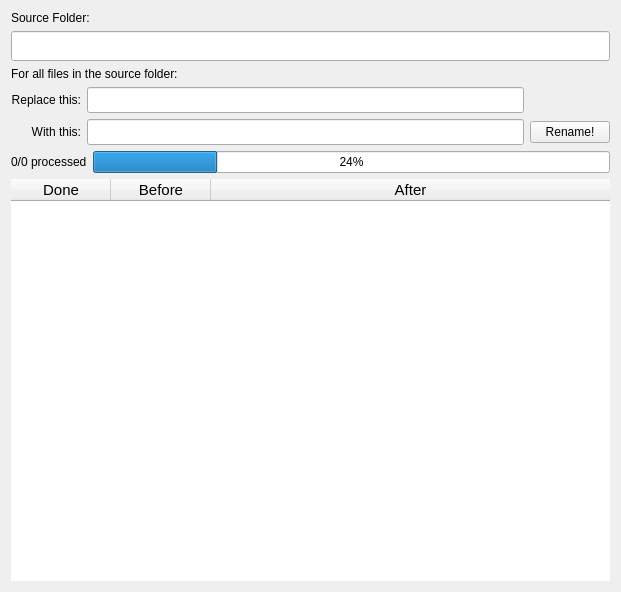
<?xml version="1.0" encoding="UTF-8"?>
<ui version="4.0">
 <class>Dialog</class>
 <widget class="QDialog" name="Dialog">
  <property name="geometry">
   <rect>
    <x>0</x>
    <y>0</y>
    <width>621</width>
    <height>592</height>
   </rect>
  </property>
  <property name="sizePolicy">
   <sizepolicy hsizetype="Preferred" vsizetype="Preferred">
    <horstretch>0</horstretch>
    <verstretch>0</verstretch>
   </sizepolicy>
  </property>
  <property name="maximumSize">
   <size>
    <width>16777215</width>
    <height>16777215</height>
   </size>
  </property>
  <property name="windowTitle">
   <string>Batch Rename</string>
  </property>
  <property name="autoFillBackground">
   <bool>false</bool>
  </property>
  <property name="sizeGripEnabled">
   <bool>false</bool>
  </property>
  <property name="modal">
   <bool>false</bool>
  </property>
  <layout class="QGridLayout" name="gridLayout_3">
   <item row="0" column="0">
    <layout class="QGridLayout" name="gridLayout_2">
     <property name="sizeConstraint">
      <enum>QLayout::SetMinAndMaxSize</enum>
     </property>
     <item row="0" column="0">
      <layout class="QVBoxLayout" name="verticalLayout">
       <item>
        <widget class="QLabel" name="label_inputPath">
         <property name="text">
          <string>Source Folder:</string>
         </property>
         <property name="buddy">
          <cstring>inp_path</cstring>
         </property>
        </widget>
       </item>
       <item>
        <widget class="QLineEdit" name="inp_path">
         <property name="font">
          <font>
           <family>Monaco</family>
           <pointsize>11</pointsize>
           <stylestrategy>PreferAntialias</stylestrategy>
          </font>
         </property>
         <property name="acceptDrops">
          <bool>true</bool>
         </property>
        </widget>
       </item>
      </layout>
     </item>
     <item row="1" column="0">
      <layout class="QVBoxLayout" name="verticalLayout_2">
       <item>
        <widget class="QLabel" name="label_renameSection">
         <property name="text">
          <string>For all files in the source folder:</string>
         </property>
        </widget>
       </item>
       <item>
        <layout class="QGridLayout" name="gridLayout">
         <property name="sizeConstraint">
          <enum>QLayout::SetDefaultConstraint</enum>
         </property>
         <item row="0" column="0">
          <widget class="QLabel" name="label_oldText">
           <property name="text">
            <string>&lt;html&gt;&lt;head/&gt;&lt;body&gt;&lt;p align=&quot;right&quot;&gt;Replace this:&lt;/p&gt;&lt;/body&gt;&lt;/html&gt;</string>
           </property>
           <property name="buddy">
            <cstring>inp_oldText</cstring>
           </property>
          </widget>
         </item>
         <item row="0" column="1">
          <widget class="QLineEdit" name="inp_oldText">
           <property name="font">
            <font>
             <pointsize>11</pointsize>
            </font>
           </property>
          </widget>
         </item>
         <item row="1" column="0">
          <widget class="QLabel" name="label_NewText">
           <property name="text">
            <string>&lt;html&gt;&lt;head/&gt;&lt;body&gt;&lt;p align=&quot;right&quot;&gt;With this:&lt;/p&gt;&lt;/body&gt;&lt;/html&gt;</string>
           </property>
           <property name="buddy">
            <cstring>inp_newText</cstring>
           </property>
          </widget>
         </item>
         <item row="1" column="1">
          <widget class="QLineEdit" name="inp_newText">
           <property name="font">
            <font>
             <pointsize>11</pointsize>
            </font>
           </property>
          </widget>
         </item>
         <item row="1" column="2">
          <widget class="QPushButton" name="btn_rename">
           <property name="text">
            <string>Rename!</string>
           </property>
           <property name="autoDefault">
            <bool>false</bool>
           </property>
           <property name="default">
            <bool>false</bool>
           </property>
           <property name="flat">
            <bool>false</bool>
           </property>
          </widget>
         </item>
        </layout>
       </item>
      </layout>
     </item>
     <item row="2" column="0">
      <layout class="QHBoxLayout" name="horizontalLayout">
       <item>
        <widget class="QLabel" name="progressInfo">
         <property name="text">
          <string>0/0 processed</string>
         </property>
        </widget>
       </item>
       <item>
        <widget class="QProgressBar" name="progressBar">
         <property name="value">
          <number>24</number>
         </property>
        </widget>
       </item>
      </layout>
     </item>
     <item row="3" column="0">
      <widget class="QTableWidget" name="table">
       <property name="sizePolicy">
        <sizepolicy hsizetype="Expanding" vsizetype="Expanding">
         <horstretch>0</horstretch>
         <verstretch>0</verstretch>
        </sizepolicy>
       </property>
       <property name="minimumSize">
        <size>
         <width>0</width>
         <height>0</height>
        </size>
       </property>
       <property name="font">
        <font>
         <pointsize>11</pointsize>
        </font>
       </property>
       <property name="autoFillBackground">
        <bool>false</bool>
       </property>
       <property name="frameShape">
        <enum>QFrame::NoFrame</enum>
       </property>
       <property name="frameShadow">
        <enum>QFrame::Plain</enum>
       </property>
       <property name="lineWidth">
        <number>1</number>
       </property>
       <property name="autoScroll">
        <bool>false</bool>
       </property>
       <property name="editTriggers">
        <set>QAbstractItemView::NoEditTriggers</set>
       </property>
       <property name="tabKeyNavigation">
        <bool>false</bool>
       </property>
       <property name="showDropIndicator" stdset="0">
        <bool>true</bool>
       </property>
       <property name="dragEnabled">
        <bool>false</bool>
       </property>
       <property name="dragDropOverwriteMode">
        <bool>false</bool>
       </property>
       <property name="alternatingRowColors">
        <bool>true</bool>
       </property>
       <property name="selectionMode">
        <enum>QAbstractItemView::SingleSelection</enum>
       </property>
       <property name="selectionBehavior">
        <enum>QAbstractItemView::SelectRows</enum>
       </property>
       <property name="textElideMode">
        <enum>Qt::ElideMiddle</enum>
       </property>
       <property name="showGrid">
        <bool>true</bool>
       </property>
       <property name="gridStyle">
        <enum>Qt::SolidLine</enum>
       </property>
       <property name="sortingEnabled">
        <bool>false</bool>
       </property>
       <property name="wordWrap">
        <bool>true</bool>
       </property>
       <attribute name="horizontalHeaderCascadingSectionResizes">
        <bool>false</bool>
       </attribute>
       <attribute name="horizontalHeaderDefaultSectionSize">
        <number>100</number>
       </attribute>
       <attribute name="horizontalHeaderShowSortIndicator" stdset="0">
        <bool>false</bool>
       </attribute>
       <attribute name="horizontalHeaderStretchLastSection">
        <bool>true</bool>
       </attribute>
       <attribute name="verticalHeaderVisible">
        <bool>false</bool>
       </attribute>
       <column>
        <property name="text">
         <string>Done</string>
        </property>
        <property name="textAlignment">
         <set>AlignHCenter|AlignVCenter|AlignCenter</set>
        </property>
       </column>
       <column>
        <property name="text">
         <string>Before</string>
        </property>
       </column>
       <column>
        <property name="text">
         <string>After</string>
        </property>
       </column>
      </widget>
     </item>
    </layout>
   </item>
  </layout>
 </widget>
 <tabstops>
  <tabstop>inp_path</tabstop>
  <tabstop>inp_oldText</tabstop>
  <tabstop>inp_newText</tabstop>
  <tabstop>table</tabstop>
 </tabstops>
 <resources/>
 <connections>
  <connection>
   <sender>btn_rename</sender>
   <signal>released()</signal>
   <receiver>table</receiver>
   <slot>scrollToTop()</slot>
   <hints>
    <hint type="sourcelabel">
     <x>596</x>
     <y>151</y>
    </hint>
    <hint type="destinationlabel">
     <x>607</x>
     <y>242</y>
    </hint>
   </hints>
  </connection>
  <connection>
   <sender>btn_rename</sender>
   <signal>released()</signal>
   <receiver>progressBar</receiver>
   <slot>reset()</slot>
   <hints>
    <hint type="sourcelabel">
     <x>568</x>
     <y>137</y>
    </hint>
    <hint type="destinationlabel">
     <x>113</x>
     <y>175</y>
    </hint>
   </hints>
  </connection>
 </connections>
</ui>
